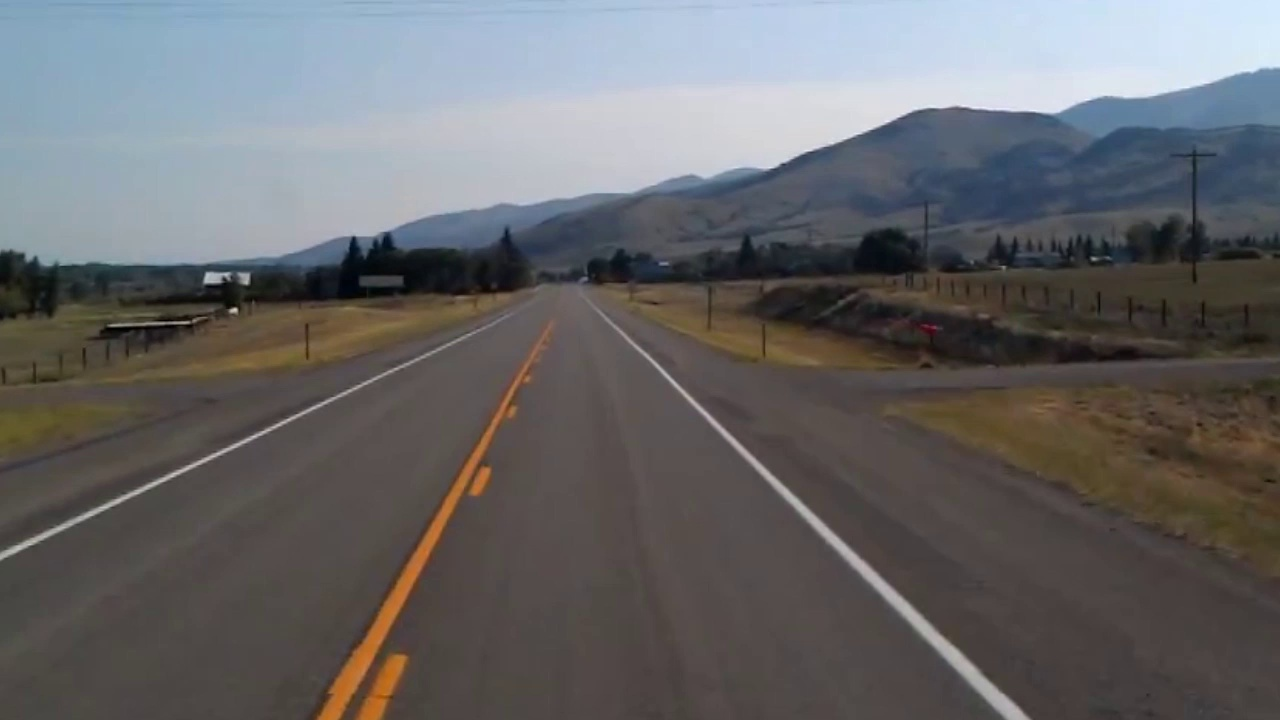
#> input picture Day_1/kang0test2.jpg, 1280 x 720 px, given in place of the camera
$ python 08_Color_Segmentation.py
#> lines starting #> are read from the running program, lines starting #| are printed output that depends on the picture; after the words box and inside, x2 and y2 are one past the last pixel; in counts of white or black regions, pixels touching at a corner belong together
import numpy as np
import cv2 as cv

cap = cv.VideoCapture(0)


while True:
    isSuccess, frame = cap.read()
#> frame is the input picture: shape (720, 1280, 3); mean B, G, R 104.2, 102.7, 103.1
    frame = cv.resize(frame, (340, 240))
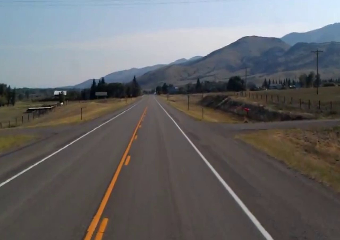
#> frame: shape (240, 340, 3); mean B, G, R 104.3, 102.7, 103.1

    if isSuccess:
        hsv = cv.cvtColor(frame, cv.COLOR_BGR2HSV)
#> hsv: shape (240, 340, 3); mean H, S, V 53.6, 48.4, 114

        l_b = np.array([30, 20, 20])
        u_b = np.array([85, 255, 255])

        mask = cv.inRange(hsv, l_b, u_b)
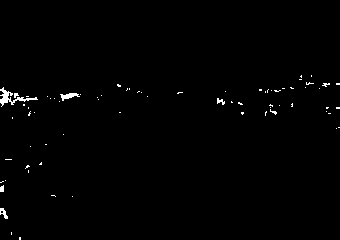
#> mask: shape (240, 340); 0.8% white in thin lines or dots, all inside (x1, y1, x2, y2) = (0, 75, 340, 240)
        res = cv.bitwise_and(frame, frame, mask=mask)

        cv.imshow("Frame", frame)
        cv.imshow("Mask", mask)
        cv.imshow("HSV", hsv)
        cv.imshow("Res", res)

        key = cv.waitKey(1) & 0xFF
#> (key Esc is pressed here)

        if key == 27:
            break
    else:
        print("No Frames Read!")
        break

cap.release()
cv.destroyAllWindows()
